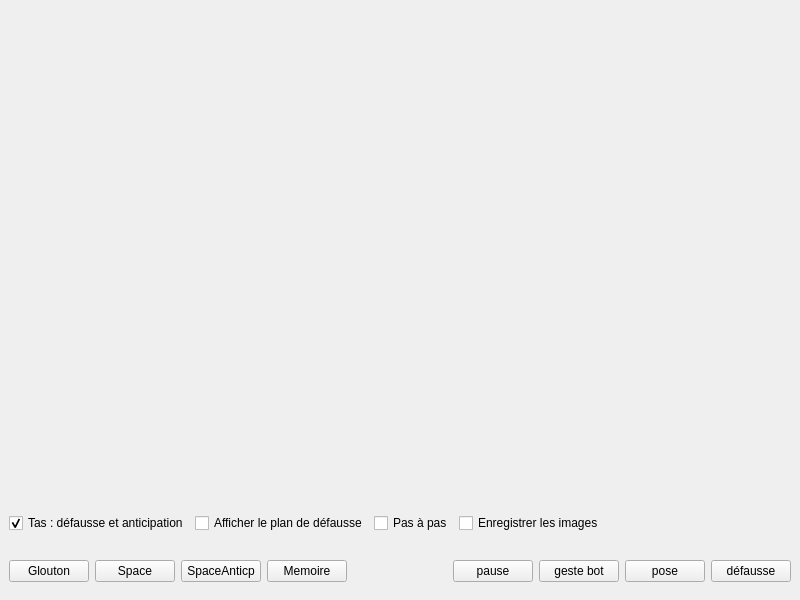
<?xml version="1.0" encoding="UTF-8"?>
<ui version="4.0">
 <class>MainWindow</class>
 <widget class="QMainWindow" name="MainWindow">
  <property name="geometry">
   <rect>
    <x>0</x>
    <y>0</y>
    <width>800</width>
    <height>600</height>
   </rect>
  </property>
  <property name="windowTitle">
   <string>MainWindow</string>
  </property>
  <widget class="QWidget" name="centralwidget">
   <layout class="QVBoxLayout" name="verticalLayout_2">
    <property name="spacing">
     <number>0</number>
    </property>
    <property name="leftMargin">
     <number>0</number>
    </property>
    <property name="topMargin">
     <number>0</number>
    </property>
    <property name="rightMargin">
     <number>0</number>
    </property>
    <property name="bottomMargin">
     <number>0</number>
    </property>
    <item>
     <widget class="QWidget" name="widget" native="true">
      <layout class="QHBoxLayout" name="horizontalLayout">
       <property name="spacing">
        <number>0</number>
       </property>
       <property name="leftMargin">
        <number>0</number>
       </property>
       <property name="topMargin">
        <number>0</number>
       </property>
       <property name="rightMargin">
        <number>0</number>
       </property>
       <property name="bottomMargin">
        <number>0</number>
       </property>
       <item>
        <widget class="WPanneau" name="panneau" native="true"/>
       </item>
       <item>
        <widget class="WGame" name="game" native="true"/>
       </item>
       <item>
        <widget class="WDepart" name="depart" native="true"/>
       </item>
      </layout>
     </widget>
    </item>
    <item>
     <widget class="QWidget" name="widget_3" native="true">
      <property name="sizePolicy">
       <sizepolicy hsizetype="Preferred" vsizetype="Fixed">
        <horstretch>0</horstretch>
        <verstretch>0</verstretch>
       </sizepolicy>
      </property>
      <layout class="QHBoxLayout" name="horizontalLayout_3">
       <item>
        <widget class="QCheckBox" name="cbMEETas">
         <property name="text">
          <string>Tas : défausse et anticipation</string>
         </property>
         <property name="checked">
          <bool>true</bool>
         </property>
        </widget>
       </item>
       <item>
        <widget class="QCheckBox" name="cbPlan">
         <property name="text">
          <string>Afficher le plan de défausse</string>
         </property>
        </widget>
       </item>
       <item>
        <widget class="QCheckBox" name="cbStep">
         <property name="text">
          <string>Pas à pas</string>
         </property>
        </widget>
       </item>
       <item>
        <widget class="QCheckBox" name="cbImages">
         <property name="text">
          <string>Enregistrer les images</string>
         </property>
        </widget>
       </item>
       <item>
        <spacer name="horizontalSpacer_2">
         <property name="orientation">
          <enum>Qt::Orientation::Horizontal</enum>
         </property>
         <property name="sizeHint" stdset="0">
          <size>
           <width>40</width>
           <height>20</height>
          </size>
         </property>
        </spacer>
       </item>
      </layout>
     </widget>
    </item>
    <item>
     <widget class="QWidget" name="widget_2" native="true">
      <property name="sizePolicy">
       <sizepolicy hsizetype="Preferred" vsizetype="Fixed">
        <horstretch>0</horstretch>
        <verstretch>0</verstretch>
       </sizepolicy>
      </property>
      <layout class="QHBoxLayout" name="horizontalLayout_2">
       <item>
        <widget class="QPushButton" name="pbGlouton">
         <property name="text">
          <string>Glouton</string>
         </property>
        </widget>
       </item>
       <item>
        <widget class="QPushButton" name="pbSpace">
         <property name="text">
          <string>Space</string>
         </property>
        </widget>
       </item>
       <item>
        <widget class="QPushButton" name="pbSpaceAnticp">
         <property name="text">
          <string>SpaceAnticp</string>
         </property>
        </widget>
       </item>
       <item>
        <widget class="QPushButton" name="pbMemoire">
         <property name="text">
          <string>Memoire</string>
         </property>
        </widget>
       </item>
       <item>
        <spacer name="horizontalSpacer">
         <property name="orientation">
          <enum>Qt::Orientation::Horizontal</enum>
         </property>
         <property name="sizeHint" stdset="0">
          <size>
           <width>20</width>
           <height>40</height>
          </size>
         </property>
        </spacer>
       </item>
       <item>
        <widget class="QPushButton" name="pbPause">
         <property name="text">
          <string>pause</string>
         </property>
        </widget>
       </item>
       <item>
        <widget class="QPushButton" name="pbGeste">
         <property name="text">
          <string>geste bot</string>
         </property>
        </widget>
       </item>
       <item>
        <widget class="QPushButton" name="pbPose">
         <property name="text">
          <string>pose</string>
         </property>
        </widget>
       </item>
       <item>
        <widget class="QPushButton" name="pbDefausse">
         <property name="text">
          <string>défausse</string>
         </property>
        </widget>
       </item>
      </layout>
     </widget>
    </item>
   </layout>
  </widget>
 </widget>
 <customwidgets>
  <customwidget>
   <class>WDepart</class>
   <extends>QWidget</extends>
   <header>wdepart.h</header>
   <container>1</container>
  </customwidget>
  <customwidget>
   <class>WGame</class>
   <extends>QWidget</extends>
   <header>wgame.h</header>
   <container>1</container>
  </customwidget>
  <customwidget>
   <class>WPanneau</class>
   <extends>QWidget</extends>
   <header>wpanneau.h</header>
   <container>1</container>
  </customwidget>
 </customwidgets>
 <resources/>
 <connections/>
</ui>
